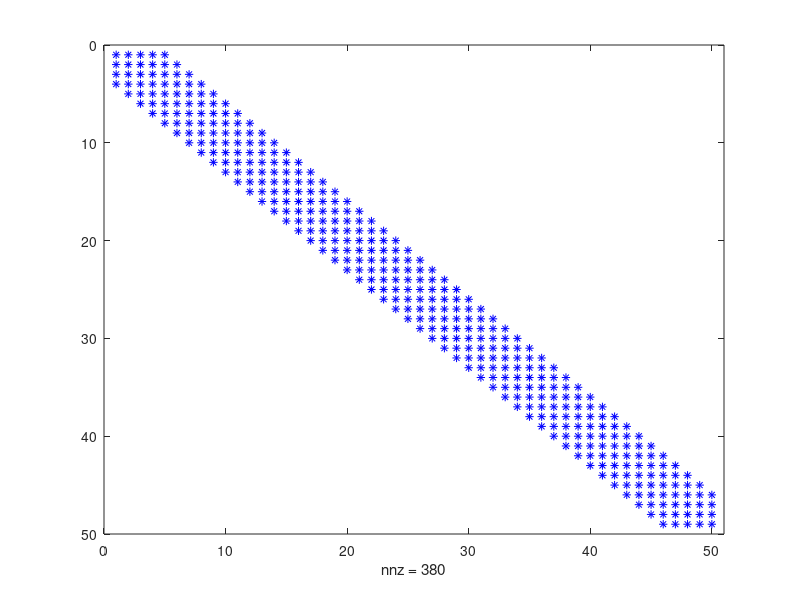

MATLAB code to generate this figure: (Note: this script raises an error after producing the figure.)
% ------------------------------
% 1D FDFD 差分矩阵示例
% ------------------------------
clear all; close all;
% 网格大小
N = 50;        % 网格点数
d = 1;         % 网格间距（任意单位）

% 构造一阶差分矩阵 D（向前差分）
% 大小为 (N-1) x N
e = ones(N,1);
D = spdiags([e,-e, e,e,e,e,e,e], [-3,-2,-1,0, 1,2,3,4], N-1, N) / d;

% 如果需要二阶差分矩阵，可以用 D2 = D' * D;
% 这里先显示一阶差分矩阵
D1 = D;

% 查看稀疏矩阵的大小和非零元个数
[nrows, ncols] = size(D1);
nnz_count = nnz(D1);
fprintf('一阶差分矩阵大小：%d x %d，非零元总数：%d\n', nrows, ncols, nnz_count);

% 显示稀疏矩阵中非零元素分布
figure;
spy(D1, 'b');      % 黑色点表示非零元素
ax = gca;                  % 当前坐标轴句柄

% —— 隐藏坐标轴刻度和边框 ——
ax.XTick = [];             % 去掉 X 轴刻度
ax.YTick = [];             % 去掉 Y 轴刻度

% —— 删除 nz 注释文本 ——
hText = findall(ax, 'Type', 'text');  % 找到所有 text 对象
delete(hText)                         % 全部删掉


